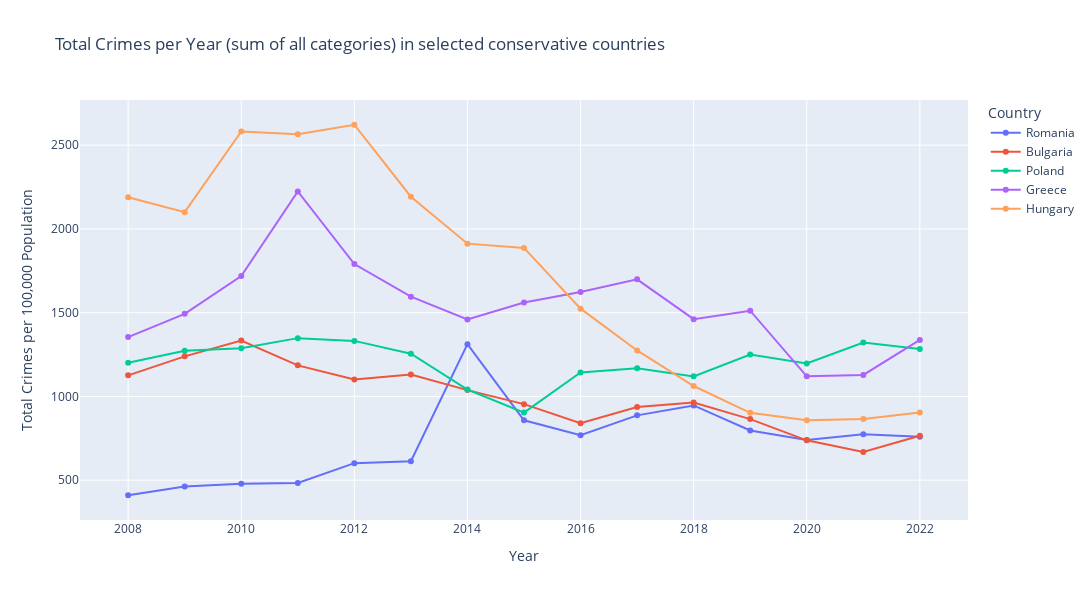

The cell this chart's notebook holds for it:
### Code cell
pivot_df = crimes_df[crimes_df['geo'].isin(conservs)].pivot_table(
    index='year',
    columns='geo',
    values='Crimes num',
    aggfunc="sum",
    fill_value=0
)
sorted_columns = pivot_df.mean().sort_values(ascending=True).index
pivot = pivot_df.loc[:, sorted_columns]

df_long = pivot.reset_index().melt(id_vars='year', var_name='Country', value_name='Total Crimes')

fig = px.line(
    df_long,
    x='year',
    y='Total Crimes',
    color='Country',
    title="Total Crimes per Year (sum of all categories) in selected conservative countries",
    labels={
        'year': 'Year',
        'Total Crimes': 'Total Crimes per 100,000 Population',
        'Country': 'Country'
    },
    width=1200,
    height=600,
    markers=True
)

fig.show()

### Figure 1 — Plotly figure (JSON) as saved in the notebook; plotly's stock layout.template omitted (floating-point values rounded to 4 significant figures)
{"data": [{"hovertemplate": "Country=Romania<br>Year=%{x}<br>Total Crimes per 100,000 Population=%{y}<extra></extra>", "legendgroup": "Romania", "line": {"color": "#636efa", "dash": "solid"}, "marker": {"symbol": "circle"}, "mode": "lines+markers", "name": "Romania", "orientation": "v", "showlegend": true, "type": "scatter", "x": [2008, 2009, 2010, 2011, 2012, 2013, 2014, 2015, 2016, 2017, 2018, 2019, 2020, 2021, 2022], "xaxis": "x", "y": [410.1, 461.6, 478.0, 483.9, 601.6, 613.2, 1312.0, 857.5, 768.9, 887.0, 946.3, 796.8, 739.5, 774.1, 759.1], "yaxis": "y"}, {"hovertemplate": "Country=Bulgaria<br>Year=%{x}<br>Total Crimes per 100,000 Population=%{y}<extra></extra>", "legendgroup": "Bulgaria", "line": {"color": "#EF553B", "dash": "solid"}, "marker": {"symbol": "circle"}, "mode": "lines+markers", "name": "Bulgaria", "orientation": "v", "showlegend": true, "type": "scatter", "x": [2008, 2009, 2010, 2011, 2012, 2013, 2014, 2015, 2016, 2017, 2018, 2019, 2020, 2021, 2022], "xaxis": "x", "y": [1126.0, 1239.0, 1334.0, 1186.0, 1102.0, 1131.0, 1038.0, 954.0, 839.5, 937.0, 963.2, 864.5, 738.0, 668.0, 765.1], "yaxis": "y"}, {"hovertemplate": "Country=Poland<br>Year=%{x}<br>Total Crimes per 100,000 Population=%{y}<extra></extra>", "legendgroup": "Poland", "line": {"color": "#00cc96", "dash": "solid"}, "marker": {"symbol": "circle"}, "mode": "lines+markers", "name": "Poland", "orientation": "v", "showlegend": true, "type": "scatter", "x": [2008, 2009, 2010, 2011, 2012, 2013, 2014, 2015, 2016, 2017, 2018, 2019, 2020, 2021, 2022], "xaxis": "x", "y": [1201.0, 1273.0, 1288.0, 1348.0, 1332.0, 1255.0, 1041.0, 903.4, 1144.0, 1168.0, 1120.0, 1250.0, 1197.0, 1322.0, 1283.0], "yaxis": "y"}, {"hovertemplate": "Country=Greece<br>Year=%{x}<br>Total Crimes per 100,000 Population=%{y}<extra></extra>", "legendgroup": "Greece", "line": {"color": "#ab63fa", "dash": "solid"}, "marker": {"symbol": "circle"}, "mode": "lines+markers", "name": "Greece", "orientation": "v", "showlegend": true, "type": "scatter", "x": [2008, 2009, 2010, 2011, 2012, 2013, 2014, 2015, 2016, 2017, 2018, 2019, 2020, 2021, 2022], "xaxis": "x", "y": [1354.0, 1493.0, 1719.0, 2224.0, 1790.0, 1595.0, 1459.0, 1561.0, 1624.0, 1699.0, 1461.0, 1512.0, 1120.0, 1128.0, 1337.0], "yaxis": "y"}, {"hovertemplate": "Country=Hungary<br>Year=%{x}<br>Total Crimes per 100,000 Population=%{y}<extra></extra>", "legendgroup": "Hungary", "line": {"color": "#FFA15A", "dash": "solid"}, "marker": {"symbol": "circle"}, "mode": "lines+markers", "name": "Hungary", "orientation": "v", "showlegend": true, "type": "scatter", "x": [2008, 2009, 2010, 2011, 2012, 2013, 2014, 2015, 2016, 2017, 2018, 2019, 2020, 2021, 2022], "xaxis": "x", "y": [2189.0, 2100.0, 2582.0, 2565.0, 2622.0, 2192.0, 1912.0, 1887.0, 1524.0, 1275.0, 1062.0, 902.2, 858.1, 865.7, 904.0], "yaxis": "y"}], "layout": {"height": 600, "legend": {"title": {"text": "Country"}, "tracegroupgap": 0}, "title": {"text": "Total Crimes per Year (sum of all categories) in selected conservative countries"}, "width": 1200, "xaxis": {"anchor": "y", "domain": [0, 1], "title": {"text": "Year"}}, "yaxis": {"anchor": "x", "domain": [0, 1], "title": {"text": "Total Crimes per 100,000 Population"}}}}
